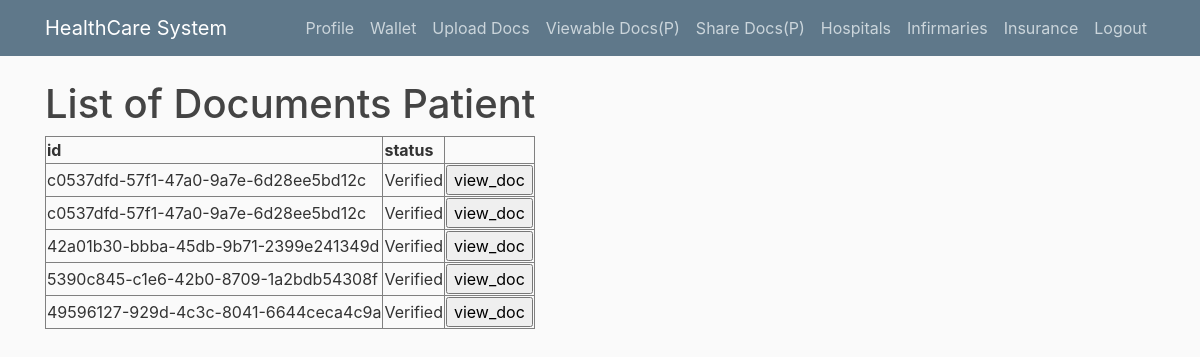
Page /get_shared_docs/ (signed in) on the committed database.
### users/models.py (models this page shows, shortened)
class User_Auth(models.Model):
    email_id = models.CharField(default='na', max_length = 200 , primary_key=True)
    password_hash = models.CharField(default='na', max_length = 512)
    is_authenticated = models.BooleanField(default=True)

class Profile(models.Model):
    user = models.OneToOneField(User_Auth ,on_delete=models.CASCADE)
    user_type_decided=models.BooleanField(default=False) # this is set to true once user type is decided
    image = models.ImageField(default='default.jpg',upload_to='profile_pics',null=True, validators = [file_size])
    user_type = models.CharField(default='na',max_length=200)

class ViewAccess(models.Model):
    document = models.ForeignKey(MedicalDocuments,on_delete=models.CASCADE,null=True)
    user = models.ForeignKey(User_Auth,on_delete=models.CASCADE,null=True)

class MedicalDocuments(models.Model):
    unique_id = models.UUIDField(default=uuid.uuid4, editable=False, unique=True)
    owner = models.ForeignKey(User_Auth,on_delete=models.CASCADE,null=True)
    medical_doc= models.FileField(upload_to='profile_pics',null=True, validators=[validate_file_extension, file_size])
    is_verified = models.BooleanField(default=False,null=True)
    verifier = models.ForeignKey(Hospital,on_delete=models.CASCADE,null=True)

### users/decorators.py (the view)
 def wrapper(request, login_url='xyz', *args, **kwargs):
  if not 'user' in request.session:
   return redirect("login")
  else:
   return function(request, *args, **kwargs)

### users/views.py (called while the page is built, shortened)
def is_user_verified(user_type , user_object):
    if user_type == 'Patient':
        return user_object.patient.is_verified
    elif user_type == 'Hospital':
        return user_object.hospital.is_verified
    elif user_type == 'Infirmary':
        return user_object.infirmary.is_verified
    elif user_type == 'InsuranceCompany':
        return user_object.insurancecompany.is_verified
    else:
        return False

@user_login_required
def get_shared_docs(request):
    emailsp = request.session["user"]
    request.user = User_Auth.objects.filter(email_id = emailsp)[0]
    if request.user.profile.user_type_decided == False:
        return redirect('login')
    user_type = request.user.profile.user_type
    user_object = request.user
    if not is_user_verified(user_type, user_object):
        return redirect('login')
    if request.method=='POST' and 'view_doc' in request.POST :
        ids = request.POST["dis"]
        request.session["docccccd"] = ids
        return redirect("verifydoc")
    docsAll = ViewAccess.objects.filter(user=request.user)
    return render (request,"users/get_shared_docs.html",{'docs':docsAll })

### users/templates/users/get_shared_docs.html (shortened to what this page needs)
{% extends "blog/base.html" %}
{% load crispy_forms_tags %}
{% block content %}
<h1>List of Documents {{user.profile.user_type}}</h1>
<div>
<table border="1">
    <tr>
        <th>id </th>
        <th>status</th>
        {% if user.profile.user_type == "Patient" %}
        <th></th>
        {%endif%}
    </tr>
{% for doc in docs %}
<tr>
        <td>{{doc.document.unique_id}}</td>
    {% if doc.document.is_verified %}
    <td>Verified</td>
    {% if user.profile.user_type == "Patient" %}
    <td><form  method="post">
        <input type="submit" value="view_doc" name = "view_doc">
        </form></td>
        {% elif user.profile.user_type == "Infirmary" %}
        <td><form  method="post">
            {% csrf_token %}
            <input id="dis" type="text" name="dis" hidden value = {{doc.document.pk}}  >
            <input type="submit" value="view_doc" name = "view_doc">
            </form></td>
            {% elif user.profile.user_type == "InsuranceCompany" %}
            <td><form  method="post">
                {% csrf_token %}
                <input id="dis" type="text" name="dis" hidden value = {{doc.document.pk}}  >
                <input type="submit" value="view_doc" name = "view_doc">
                </form></td>
    {%endif%}
    {% else %}
    <td>Not Verified</td>
    {% endif %}
</tr>
{% endfor %}
</table>
</div>
{% endblock content %}

### blog/static/blog/main.css (style rules this page uses)
body { background: #fafafa; color: #333333; margin-top: 5rem; }
h1, h2, h3, h4, h5, h6 { color: #444444; }

### rows in the picture
User_Auth: profile.user_type "Patient"
ViewAccess: document.unique_id "c0537dfd-57f1-47a0-9a7e-6d28ee5bd12c"
ViewAccess: document.unique_id "c0537dfd-57f1-47a0-9a7e-6d28ee5bd12c"
ViewAccess: document.unique_id "42a01b30-bbba-45db-9b71-2399e241349d"
ViewAccess: document.unique_id "5390c845-c1e6-42b0-8709-1a2bdb54308f"
ViewAccess: document.unique_id "49596127-929d-4c3c-8041-6644ceca4c9a"
